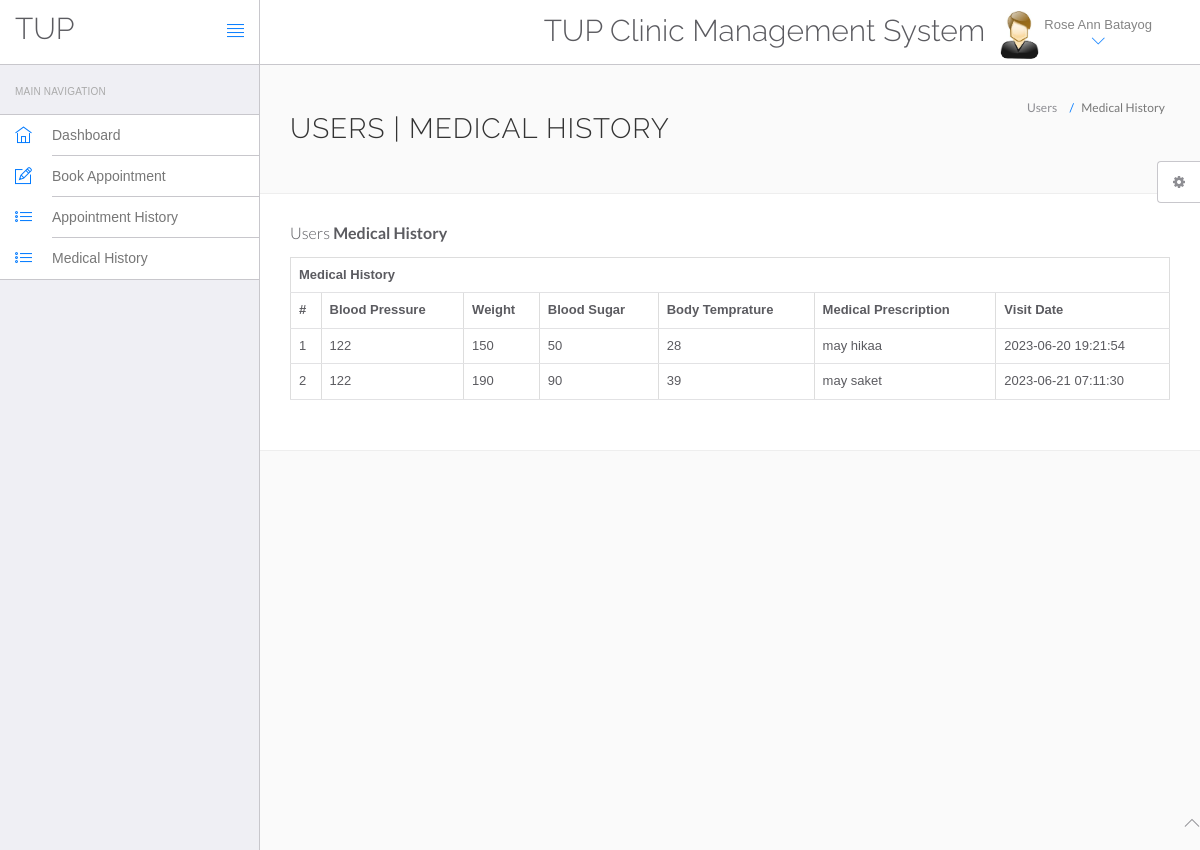
Screenshot of /hms/view-medhistory.php (signed in) with the database file from the repository.
### tables this page shows
CREATE TABLE `users` (
  `id` int(11) NOT NULL,
  `fullName` varchar(255) DEFAULT NULL,
  `address` longtext DEFAULT NULL,
  `city` varchar(255) DEFAULT NULL,
  `gender` varchar(255) DEFAULT NULL,
  `email` varchar(255) DEFAULT NULL,
  `password` varchar(255) DEFAULT NULL,
  `regDate` timestamp NULL DEFAULT current_timestamp(),
  `updationDate` timestamp NULL DEFAULT NULL ON UPDATE current_timestamp()
);

CREATE TABLE `tblmedicalhistory` (
  `ID` int(10) NOT NULL,
  `PatientID` int(10) DEFAULT NULL,
  `BloodPressure` varchar(200) DEFAULT NULL,
  `BloodSugar` varchar(200) NOT NULL,
  `Weight` varchar(100) DEFAULT NULL,
  `Temperature` varchar(200) DEFAULT NULL,
  `MedicalPres` mediumtext DEFAULT NULL,
  `CreationDate` timestamp NOT NULL DEFAULT current_timestamp() ON UPDATE current_timestamp()
);

### hms/view-medhistory.php (the view, shortened to what this page needs)
<?php
include('include/config.php');
?>
<!DOCTYPE html>
<html lang="en">
	<head>
		<link rel="stylesheet" href="vendor/bootstrap/css/bootstrap.min.css">
		<link rel="stylesheet" href="vendor/fontawesome/css/font-awesome.min.css">
		<link rel="stylesheet" href="vendor/themify-icons/themify-icons.min.css">
		<link href="vendor/animate.css/animate.min.css" rel="stylesheet" media="screen">
		<link href="vendor/perfect-scrollbar/perfect-scrollbar.min.css" rel="stylesheet" media="screen">
		<link href="vendor/switchery/switchery.min.css" rel="stylesheet" media="screen">
		<link href="vendor/bootstrap-touchspin/jquery.bootstrap-touchspin.min.css" rel="stylesheet" media="screen">
		<link href="vendor/select2/select2.min.css" rel="stylesheet" media="screen">
		<link href="vendor/bootstrap-datepicker/bootstrap-datepicker3.standalone.min.css" rel="stylesheet" media="screen">
		<link href="vendor/bootstrap-timepicker/bootstrap-timepicker.min.css" rel="stylesheet" media="screen">
		<link rel="stylesheet" href="assets/css/styles.css">
		<link rel="stylesheet" href="assets/css/plugins.css">
		<link rel="stylesheet" href="assets/css/themes/theme-1.css" id="skin_color" />
	</head>
	<body>
		<div id="app">
<?php include('include/sidebar.php');?>
<div class="app-content">
<?php include('include/header.php');?>
<div class="main-content" >
<div class="wrap-content container" id="container">
<section id="page-title">
<div class="row">
<div class="col-sm-8">
<h1 class="mainTitle">Users | Medical History</h1>
</div>
<ol class="breadcrumb">
<li>
<span>Users</span>
</li>
<li class="active">
<span>Medical History</span>
</li>
</ol>
</div>
</section>
<div class="container-fluid container-fullw bg-white">
<div class="row">
<div class="col-md-12">
<h5 class="over-title margin-bottom-15">Users <span class="text-bold">Medical History</span></h5>
<?php
                               $vid=$_GET['viewid'];
$cnt=1;
                               ?>
<?php
$ret=mysqli_query($con,"select * from tblmedicalhistory  where PatientID='$vid'");
 ?>
<table id="datatable" class="table table-bordered dt-responsive nowrap" style="border-collapse: collapse; border-spacing: 0; width: 100%;">
  <tr align="center">
   <th colspan="8" >Medical History</th>
  </tr>
  <tr>
    <th>#</th>
<th>Blood Pressure</th>
<th>Weight</th>
<th>Blood Sugar</th>
<th>Body Temprature</th>
<th>Medical Prescription</th>
<th>Visit Date</th>
</tr>
<?php
while ($row=mysqli_fetch_array($ret)) {
  ?>
<tr>
  <td><?php echo $cnt;?></td>
 <td><?php  echo $row['BloodPressure'];?></td>
 <td><?php  echo $row['Weight'];?></td>
 <td><?php  echo $row['BloodSugar'];?></td>
  <td><?php  echo $row['Temperature'];?></td>
  <td><?php  echo $row['MedicalPres'];?></td>
  <td><?php  echo $row['CreationDate'];?></td>
</tr>
<?php $cnt=$cnt+1;} ?>
</table>
</div>
</div>
</div>
</div>
</div>
</div>
</div>
	<?php include('include/footer.php');?>
	<?php include('include/setting.php');?>
	</body>
</html>

### hms/include/header.php (shortened to what this page needs)
<header class="navbar navbar-default navbar-static-top">
					<div class="navbar-header">
						<a class="navbar-brand" href="#">
							<h2 style="padding-top:20% ">TUP</h2>
						</a>
						<a href="#" class="sidebar-toggler pull-right visible-md visible-lg" data-toggle-class="app-sidebar-closed" data-toggle-target="#app">
							<i class="ti-align-justify"></i>
						</a>
					</div>
					<div class="navbar-collapse collapse">
						<ul class="nav navbar-right">
								<li  style="padding-top:2% ">
								<h2>TUP Clinic Management System</h2>
							</li>
							<li class="dropdown current-user">
								<a href class="dropdown-toggle" data-toggle="dropdown">
									<img src="assets/images/images.jpg"> <span class="username">
									<?php $query=mysqli_query($con,"select fullName from users where id='".$_SESSION['id']."'");
while($row=mysqli_fetch_array($query))
{
	echo $row['fullName'];
}
									?> <i class="ti-angle-down"></i></i></span>
								</a>
							</li>
						</ul>
					</div>
				</header>

### hms/assets/css/themes/theme-1.css (style rules this page uses)
body { background: #FAFAFA; }
header .navbar-header { background: #ffffff !important; border-right-color: #c8c7cc !important; border-bottom-color: #c8c7cc !important; }
header .navbar-header .sidebar-toggler, header .navbar-header .sidebar-mobile-toggler { color: #007aff !important; }
header .navbar-header .navbar-brand { color: #777 !important; }
header .navbar-collapse { background: #ffffff !important; border-bottom-color: #c8c7cc !important; box-shadow: none !important; }
header .navbar-collapse .navbar-right > li > a { color: #777; }
header .navbar-collapse .navbar-right > li > a i { color: #007aff !important; }

### rows the page displays
users: fullName "Rose Ann Batayog"
tblmedicalhistory: BloodPressure "122", Weight "150", BloodSugar "50", Temperature "28", MedicalPres "may hikaa", CreationDate "2023-06-20 19:21:54"
tblmedicalhistory: BloodPressure "122", Weight "190", BloodSugar "90", Temperature "39", MedicalPres "may saket", CreationDate "2023-06-21 07:11:30"
